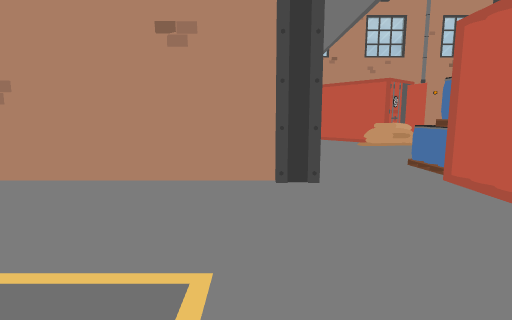
View 1 (above)

24 first-person views from a walk through a Unity game level. The camera is 1.2 m above the floor, tilts 8° down and sees 80° across. Doors are open. The floor is counted in squares, 1 m on a side. Each view is taken from the middle of a square. On the plan, view 1 faces up. The plan holds only what a view shows up to about 13 squares ahead; the rest is blank. The place goes on beyond the plan. The player is left out. Some surface patterns are stand-ins.

View 2
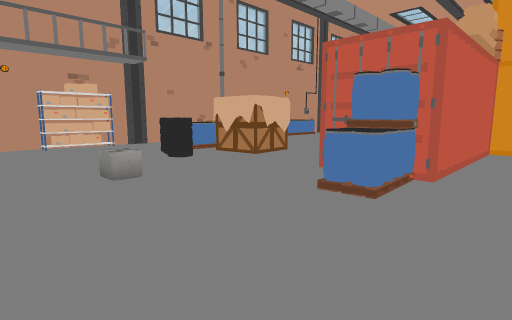

View 3
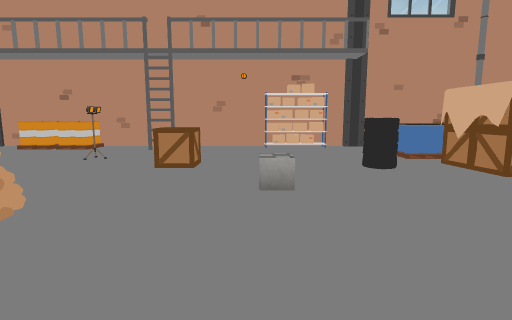

View 4
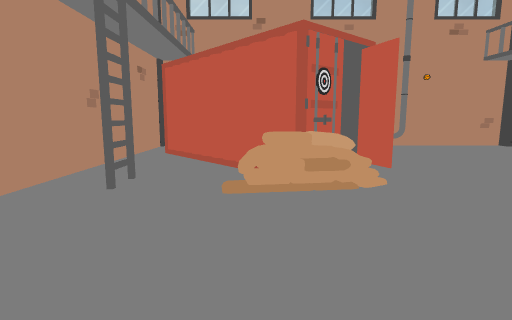

View 5
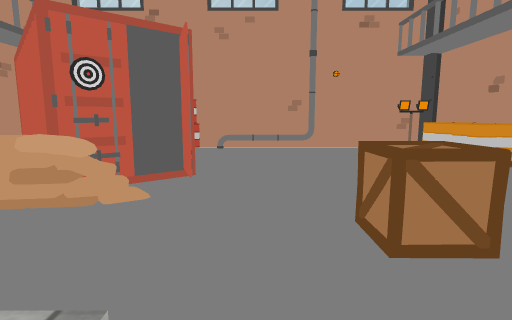

View 6
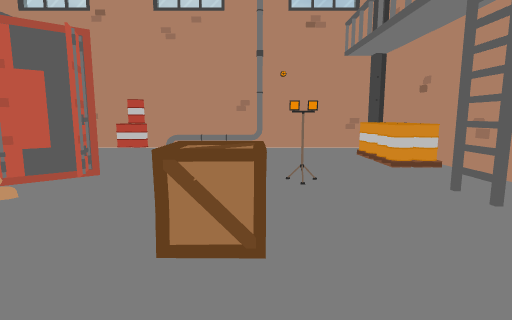

View 7
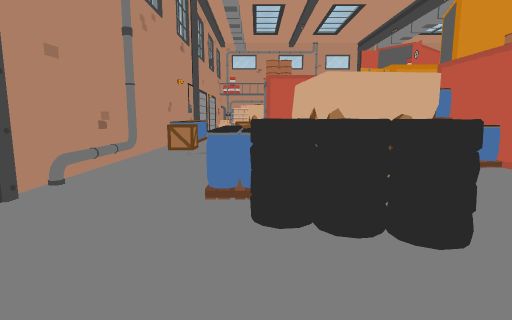

View 8
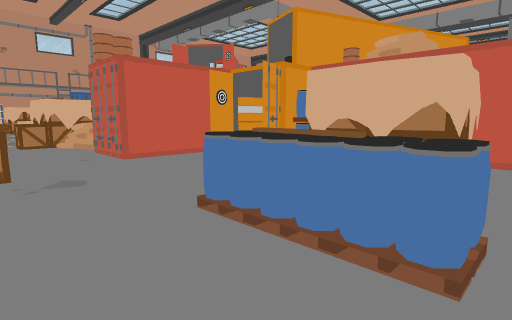

View 9
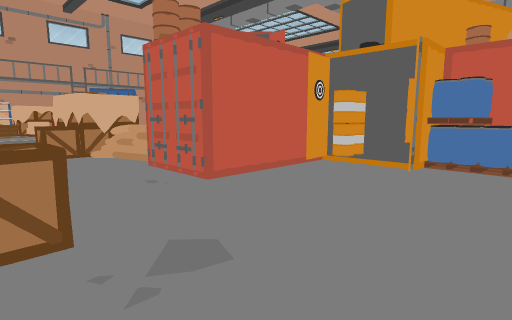

View 10
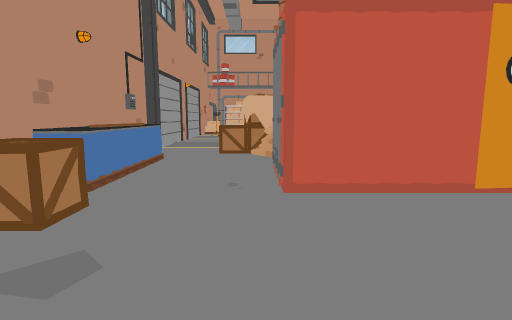

View 11
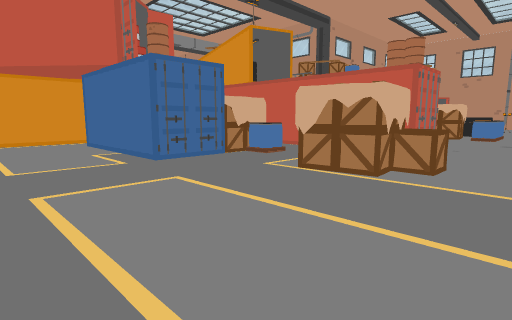

View 12
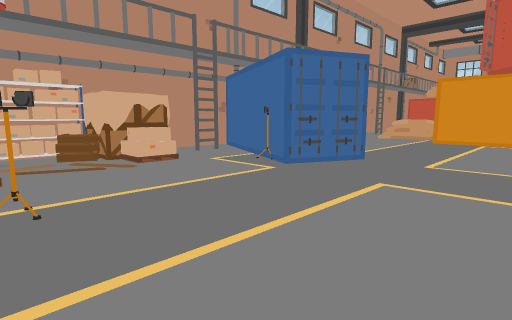

View 13
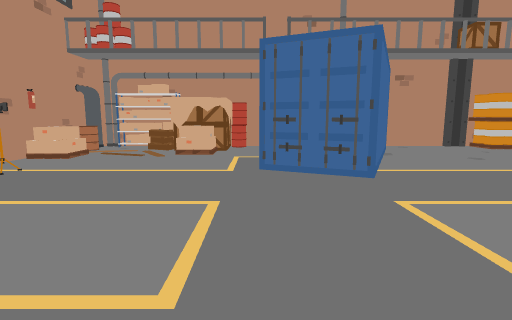

View 14
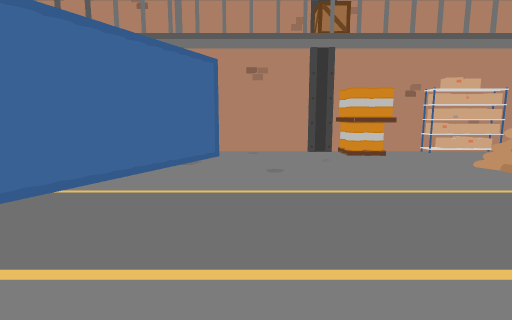

View 15
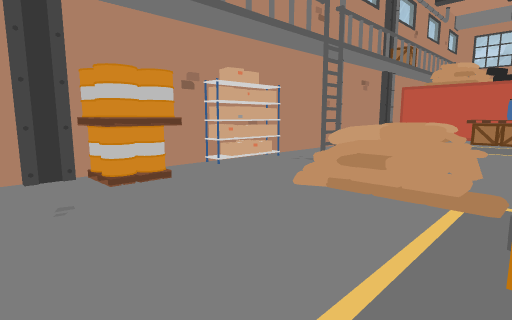

View 16
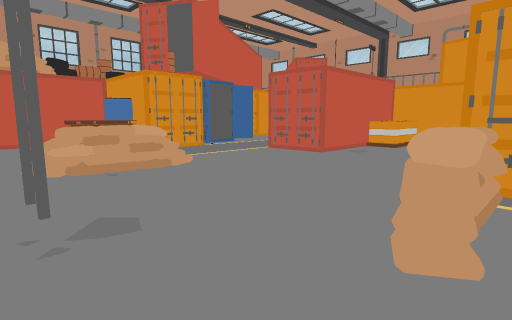

View 17
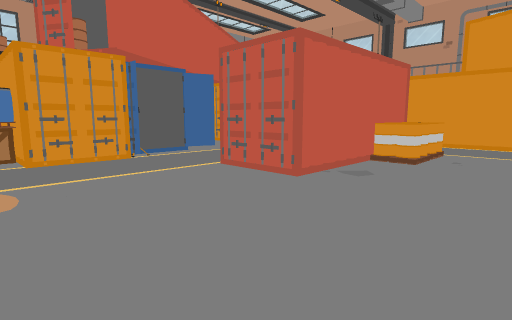

View 18
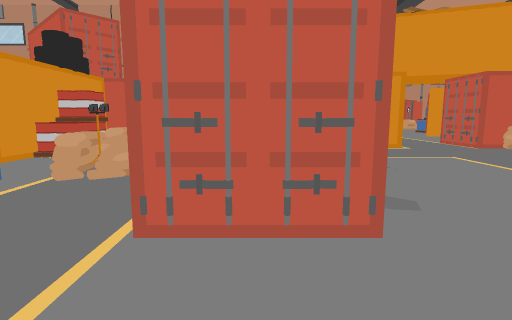

View 19
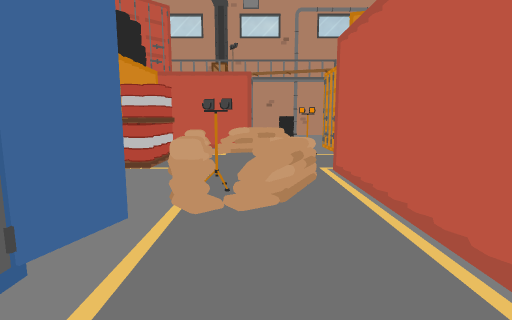

View 20
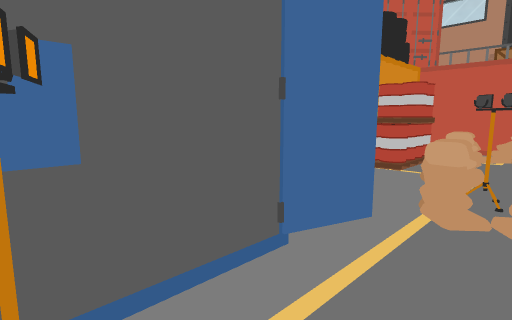

View 21
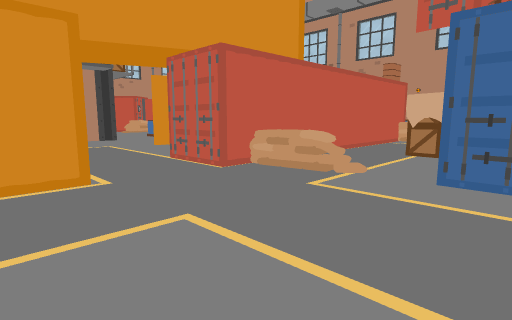

View 22
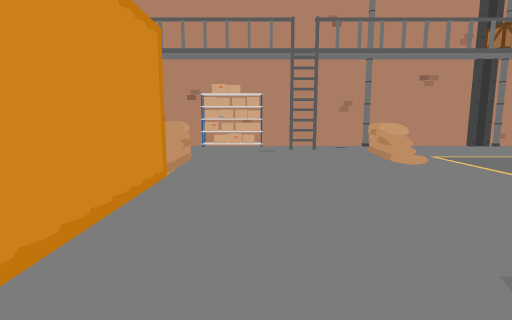

View 23
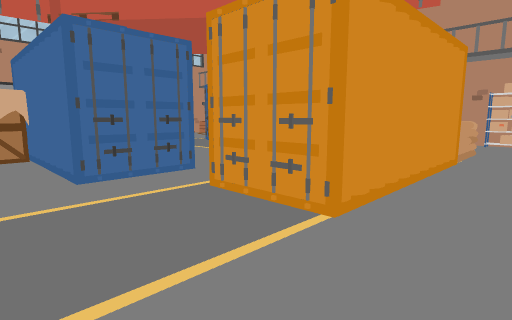

View 24
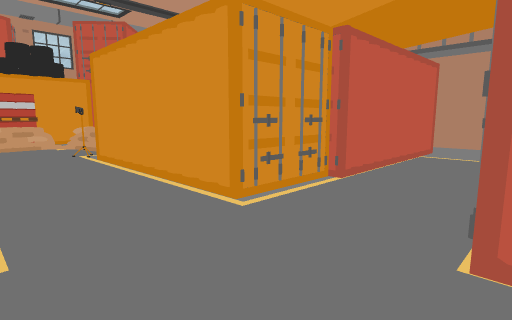

### Floor plan
Key: @ floor where view 1 was taken; # wall or solid block; . main floor; : floor 0.25 m higher than the main floor; D open door; O other object.
Columns run from 20 left of view 1 to 16 right of it. Each row starts with its distance up from view 1.
 21                      #   ############
 20                      #  O.OO........#
 19                      # OOO.........O#
 18                      #OO OO.......OO#
 17                      #.O  O.......OO#
 16                      #..O  O.......O#
 15                      #...O :O...O...#
 14                      ##..OOO........#
 13                      ##..OOO........#
 12                       ........OO....#
 11                       ..............#
 10                       ......O......O#
  9                       ......O......O#
  8                       ..O..........O#
  7                       ..OO....OOO..O#
  6                #######..OOO....OO...#
  5                .........O O..OOOOO..#
  4                 ........O O..O OOO..#
  3                  O......O OO.O OOO..#
  2                  O......O OO........#
  1                  O.... .O OO........#
  0                  #..@O OO OOO.......#
 -1                  #...       ......OO#
 -2                  #...   DD O......OO#
 -3     OOOOO .O     O..OOOOOOOOOOOOO..O#
 -4     O   OO.O     O..O           ...O#
 -5     O OO..OOOOOOOO..OOOOOOOOOOOOO..O#
 -6     OOO..............O  .....  O...O#
 -7     OOOO.............O ......  OO..O#
 -8     OO....O OO...........O OO. OOO..#
 -9     O.OO.OO  O...........O O..O OO..#
-10      ..OOOO  O.......OOOOOOO...OO...#
-11       .OO.O OO...OOO.O     O........#
-12      .OO..O O....O  .OOOOOOO........
-13 OOOOOOO...O O....O O................
-14 O     :...OOO....O O................
-15  OOOOOOO.........O O................
-16        O.........O O................
-17        O.........OOO.......O........
-18       OO.........O........O OO....OO
-19    O OO....O.....O........O OO......#
-20    O OO....O.....O.......OO O......O#
-21    O.......O.............O O...:...O#
-22    O.......O.#.....OO...OO O##OOO..O#
-23      ..........OOO. O....  O##OOOOO##
-24     #####################  #########

Positions as (right, up) in squares from view 1, and headings:
1: (0, 0), facing up
2: (2, 12), facing down-right
3: (3, 10), facing right
4: (5, 8), facing up
5: (9, 9), facing up
6: (11, 9), facing up
7: (12, 10), facing down
8: (15, 6), facing down-left
9: (15, 2), facing down-left
10: (12, 2), facing down
11: (15, -16), facing up-left
12: (15, -13), facing down-left
13: (9, -11), facing down
14: (3, -13), facing down
15: (2, -17), facing down-left
16: (-2, -23), facing up-left
17: (-4, -19), facing up-left
18: (-9, -17), facing up
19: (-12, -15), facing up
20: (-12, -15), facing up-left
21: (-5, -11), facing up-right
22: (-5, -11), facing down
23: (-5, -8), facing down-right
24: (0, -8), facing up-left
